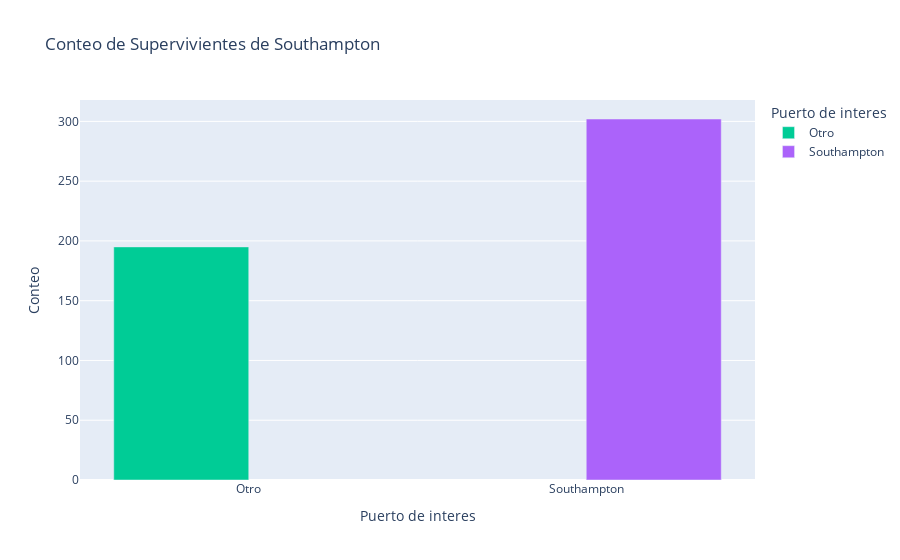

Notebook source saved alongside this figure:
### Code cell
plots.bar(data = df_southp, x='Puerto de interes', y='Conteo', color='Puerto de interes', title='Conteo de Supervivientes de Southampton')

### Figure 1 — Plotly figure (JSON) as saved in the notebook; plotly's stock layout.template omitted (floating-point values rounded to 4 significant figures)
{"data": [{"alignmentgroup": "True", "hovertemplate": "Puerto de interes=%{x}<br>Conteo=%{y}<extra></extra>", "legendgroup": "Otro", "marker": {"color": "#00cc96", "pattern": {"shape": ""}}, "name": "Otro", "offsetgroup": "Otro", "orientation": "v", "showlegend": true, "textposition": "auto", "type": "bar", "x": ["Otro"], "xaxis": "x", "y": [195], "yaxis": "y"}, {"alignmentgroup": "True", "hovertemplate": "Puerto de interes=%{x}<br>Conteo=%{y}<extra></extra>", "legendgroup": "Southampton", "marker": {"color": "#ab63fa", "pattern": {"shape": ""}}, "name": "Southampton", "offsetgroup": "Southampton", "orientation": "v", "showlegend": true, "textposition": "auto", "type": "bar", "x": ["Southampton"], "xaxis": "x", "y": [302], "yaxis": "y"}], "layout": {"barmode": "group", "legend": {"title": {"text": "Puerto de interes"}, "tracegroupgap": 0}, "title": {"text": "Conteo de Supervivientes de Southampton"}, "xaxis": {"anchor": "y", "categoryarray": ["Otro", "Southampton"], "categoryorder": "array", "domain": [0, 1], "title": {"text": "Puerto de interes"}}, "yaxis": {"anchor": "x", "domain": [0, 1], "title": {"text": "Conteo"}}}}
